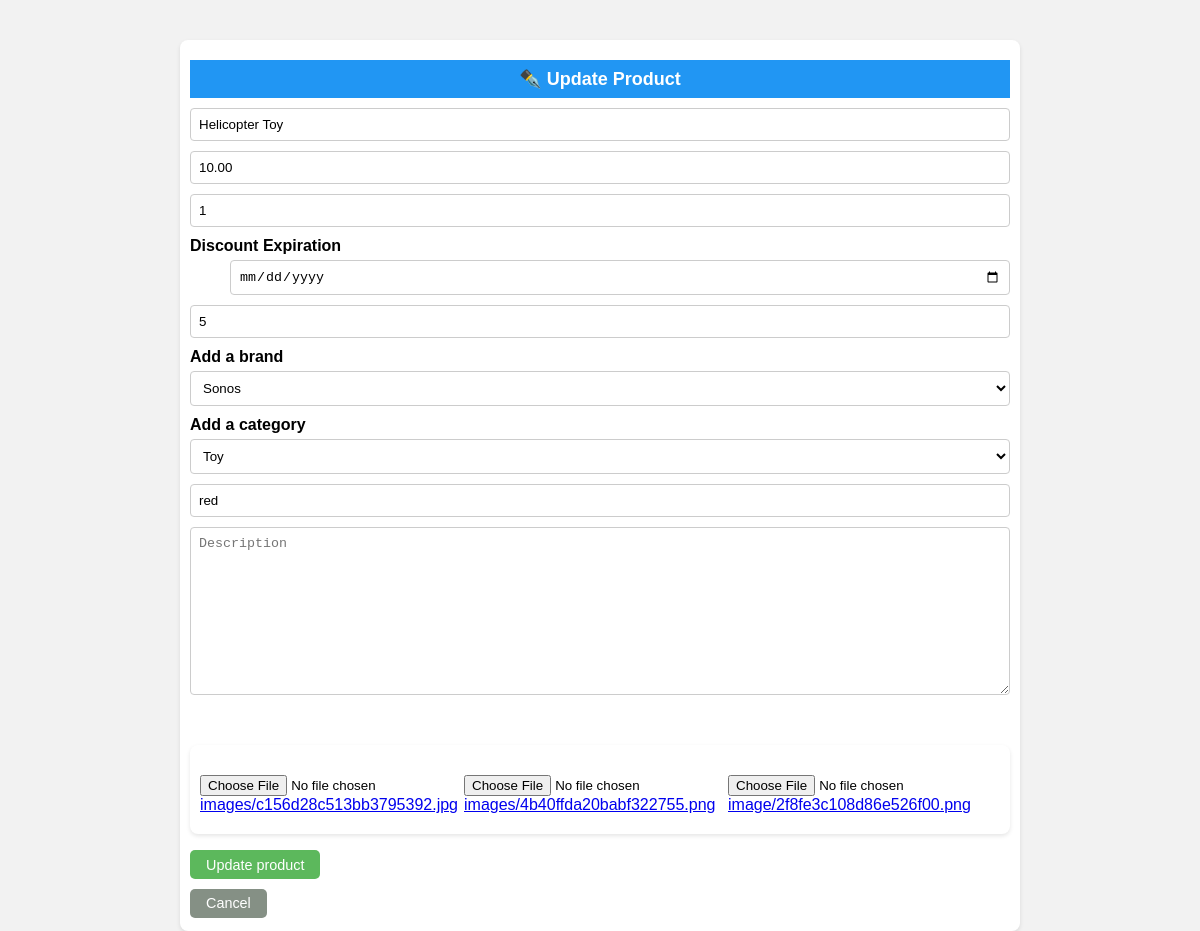
The page /updateproduct/2 on the database its author committed.
### shop/products/models.py (models this page shows, shortened)
class Addproduct(db.Model):
    __searchable__ = ['name', 'desc']
    id = db.Column(db.Integer, primary_key=True)
    name = db.Column(db.String(80), nullable=False)
    price = db.Column(db.Numeric(10, 2), nullable=False)
    discount = db.Column(db.Integer, default=0)
    stock = db.Column(db.Integer, nullable=False)
    colors = db.Column(db.Text, nullable=False)
    desc = db.Column(db.Text, nullable=False)
    pub_date = db.Column(db.DateTime, nullable=False, default=datetime.utcnow)
    discount_expiration = db.Column(db.DateTime, nullable=True)
    previous_discounts = db.relationship('DiscountExpiredOffer', backref='product', lazy=True)
    category_id = db.Column(db.Integer, db.ForeignKey('category.id'), nullable=False)
    category = db.relationship('Category', backref=db.backref('categories', lazy=True))
    brand_id = db.Column(db.Integer, db.ForeignKey('brand.id'), nullable=False)
    brand = db.relationship('Brand', backref=db.backref('brands', lazy=True))
    image_1 = db.Column(db.String(150), nullable=False, default='image1.jpg')
    image_2 = db.Column(db.String(150), nullable=False, default='image2.jpg')
    image_3 = db.Column(db.String(150), nullable=False, default='image3.jpg')
    seller_id = db.Column(db.Integer, db.ForeignKey('user.id'))

class Brand(db.Model):
    id = db.Column(db.Integer, primary_key=True)
    name = db.Column(db.String(30), nullable=False, unique=True)

class Category(db.Model):
    id = db.Column(db.Integer, primary_key=True)
    name = db.Column(db.String(30), nullable=False, unique=True)

### shop/products/routes.py (the view, shortened to what this page needs)
@app.route('/updateproduct/<int:id>', methods=['GET', 'POST'])
def updateproduct(id):
    form = Addproducts(request.form)
    product = Addproduct.query.get_or_404(id)
    brands = Brand.query.all()
    categories = Category.query.all()
    brand = request.form.get('brand')
    category = request.form.get('category')
    form.name.data = product.name
    form.price.data = product.price
    form.discount.data = product.discount
    form.stock.data = product.stock
    form.colors.data = product.colors
    form.description.data = product.desc
    brand = product.brand.name
    category = product.category.name
    return render_template('products/updateproduct.html', form=form, title='Update Product', getproduct=product, brands=brands, categories=categories)

### shop/products/forms.py
class Addproducts(Form):
    name = StringField('Name', [validators.DataRequired()])
    price = FloatField('Price', [validators.DataRequired()])
    discount = IntegerField('Discount', default=0)
    discount_days = DateField('Discount Expiration', format='%Y-%m-%d')
    stock = IntegerField('Stock', [validators.DataRequired()])
    colors = StringField('Colors', [validators.DataRequired()])
    description = TextAreaField('Description', [validators.DataRequired()])
    image_1 = FileField('Image 1', validators=[FileAllowed(['jpg, png, gif, jpeg'])])
    image_2 = FileField('Image 2', validators=[FileAllowed(['jpg, png, gif, jpeg'])])
    image_3 = FileField('Image 3', validators=[FileAllowed(['jpg, png, gif, jpeg'])])

### shop/templates/products/updateproduct.html (shortened to what this page needs)
<div class="container">
  <div class="row">
      <div style="width: 100%;">
          <div class="text-center bg-info p-2 h4">✒️ Update Product</div>
          {% from "_formhelpers.html" import render_field %}
          <form method="post" enctype="multipart/form-data">
              <div>
                  <input type="text" name="name" class="form-control" placeholder="Product Name" value="{{getproduct.name}}" required>
                  <input type="number" name="price" class="form-control" placeholder="Price" value="{{getproduct.price}}" required>
                  <input type="number" name="discount" class="form-control" placeholder="Discount" value="{{getproduct.discount}}" required>
                  {{ render_field(form.discount_days, class="form-control") }}
                  <input type="number" name="stock" class="form-control" placeholder="Stock" value="{{getproduct.stock}}" required>
                  <label for="brand">Add a brand</label>
                  <select name="brand" id="brand" class="form-control" required>
                      {% if getproduct %}
                          <option value="{{getproduct.brand_id}}" style="display: none;">{{getproduct.brand.name}}</option>
                      {% else %}
                          <option value=""> Select A brand</option>
                          {% for brand in brands %}
                              <option value="{{brand.id}}">{{brand.name}}</option>
                          {% endfor %}
                      {% endif %}
                  </select>
                  <label for="category">Add a category</label>
                  <select name="category" id="category" class="form-control" required>
                      {% if getproduct %}
                          <option value="{{getproduct.category_id}}" style="display: none;">{{getproduct.category.name}}</option>
                      {% else %}
                          <option value=""> Select A category</option>
                          {% for category in categories %}
                              <option value="{{category.id}}">{{category.name}}</option>
                          {% endfor %}
                      {% endif %}
                  </select>
                  <input type="text" name="colors" class="form-control" placeholder="Colors" value="{{getproduct.colors}}" required>
                  <textarea name="description" class="form-control" rows="10" placeholder="Description" value="{{getproduct.desc}}"  required></textarea>
              </div>
              <div class="container">
                  <div class="row">
                      {% if getproduct %}
                          <div style="width: 33%;">
                              <input type="file" name="image_1" id="image_1">
                              <a href="{{url_for('static',filename='images/' + getproduct.image_1)}}"> images/{{ getproduct.image_1}}</a>
                          </div>
                          <div style="width: 33%;">
                              <input type="file" name="image_2" id="image_2">
                              <a href="{{url_for('static',filename='images/' + getproduct.image_2)}}">images/{{ getproduct.image_2}}</a>
                          </div>
                          <div style="width: 33%;">
                              <input type="file" name="image_3" id="image_3">
                              <a href="{{url_for('static',filename='images/' + getproduct.image_3)}}"> image/{{ getproduct.image_3}}</a>
                          </div>
                      {% else %}
                          <div style="width: 33%;"><input type="file" name="image_1" id="image_1"></div>
                          <div style="width: 33%;"><input type="file" name="image_2" id="image_2"></div>
                          <div style="width: 33%;"><input type="file" name="image_3" id="image_3"></div>
                      {% endif %}
                  </div>
              </div>
              <p><input type="submit" style="padding: 0.4rem 1rem; border: none; color: white; background-color: #5cb85c; border-radius: 5px ; font-size: 0.9rem; cursor: pointer;" value="{% if getproduct %}Update{% else %}Add{% endif %} product"></p>
          </form>
          <a style="padding: 0.4rem 1rem; border: none; color: white; background-color: #859085; border-radius: 5px ; font-size: 0.9rem; cursor: pointer; text-decoration: none;"  href="{{url_for('admin')}}">Cancel</a>
      </div>
  </div>
</div>

### shop/templates/products/updateproduct.html (style rules this page uses)
.container { margin: 0 auto; max-width: 800px; background-color: #fff; border-radius: 8px; box-shadow: 0 2px 4px rgba(0, 0, 0, 0.1); padding: 20px; margin-top: 40px; }
.text-center { text-align: center; }
.bg-info { background-color: #2196f3; color: #fff; }
.p-2 { padding: 8px; }
.h4 { font-size: 18px; font-weight: bold; margin-bottom: 10px; }
.form-control { width: 100%; padding: 8px; margin-bottom: 10px; border: 1px solid #ccc; border-radius: 4px; box-sizing: border-box; }
label { display: block; margin-bottom: 5px; font-weight: bold; }
select { width: 100%; padding: 8px; margin-bottom: 10px; border: 1px solid #ccc; border-radius: 4px; box-sizing: border-box; background-color: #fff; }
textarea { width: 100%; padding: 8px; margin-bottom: 10px; border: 1px solid #ccc; border-radius: 4px; box-sizing: border-box; resize: vertical; }
input[type="file"] { margin-top: 10px; }
.container .row { display: flex; flex-wrap: wrap; margin-left: -10px; margin-right: -10px; }
.container .row::after { content: ""; clear: both; display: table; }

### rows shown on the page
Addproduct: name "Helicopter Toy", price "10.00", discount "1", stock "5", colors "red", description "Description", image_1 "c156d28c513bb3795392.jpg", image_2 "4b40ffda20babf322755.png", image_3 "2f8fe3c108d86e526f00.png"
Brand: brand "Sonos"
Category: category "Toy"

### other values the page prints
{{ field.label }} "Discount Expiration"
